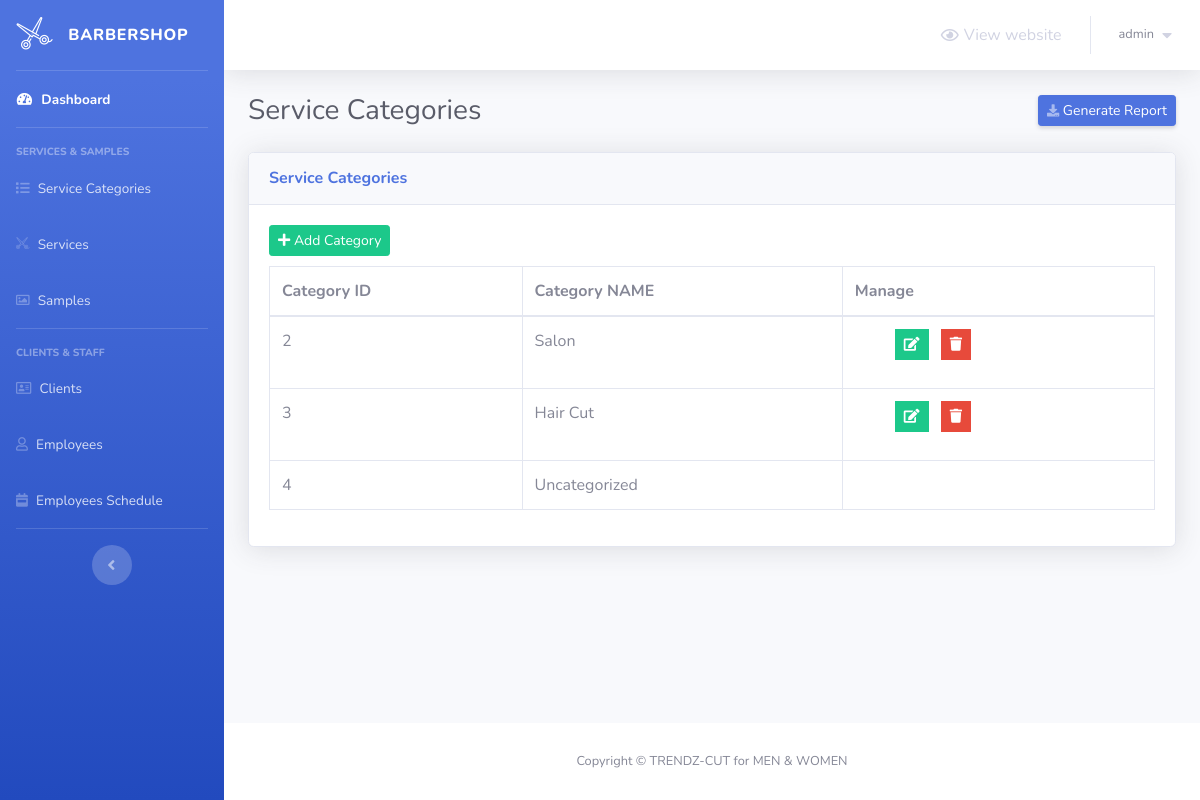
Before: /barber-admin/service-categories.php (signed in) with the older database file.
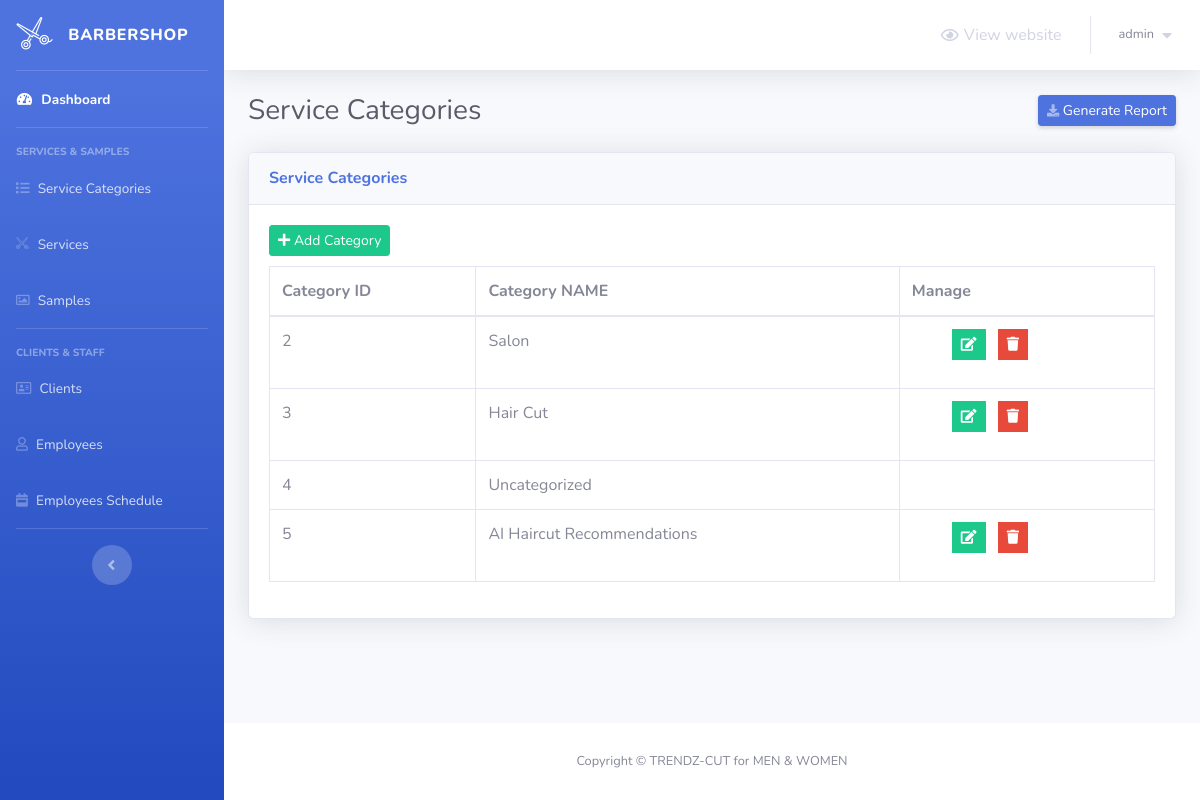
After: the same page with the newer database file.
### tables this page shows
CREATE TABLE `service_categories` (
  `category_id` int(2) NOT NULL,
  `category_name` varchar(50) NOT NULL
);

### barber-admin/service-categories.php (the view, shortened to what this page needs)
<?php
    include 'connect.php';
    include 'Includes/templates/header.php';
    if(isset($_SESSION['username_barbershop_Xw211qAAsq4']) && isset($_SESSION['password_barbershop_Xw211qAAsq4']))
    {
?>
        <div class="container-fluid">
            <div class="d-sm-flex align-items-center justify-content-between mb-4">
                <h1 class="h3 mb-0 text-gray-800">Service Categories</h1>
                <a href="#" class="d-none d-sm-inline-block btn btn-sm btn-primary shadow-sm">
                    <i class="fas fa-download fa-sm text-white-50"></i>
                    Generate Report
                </a>
            </div>
            <?php
                $stmt = $con->prepare("SELECT * FROM service_categories");
                $stmt->execute();
                $rows_categories = $stmt->fetchAll();
            ?>
            <div class="card shadow mb-4">
                <div class="card-header py-3">
                    <h6 class="m-0 font-weight-bold text-primary">Service Categories</h6>
                </div>
                <div class="card-body">
                    <button class="btn btn-success btn-sm" style="margin-bottom: 10px;" type="button" data-toggle="modal" data-target="#add_new_category" data-placement="top">
                        <i class="fa fa-plus"></i>
                        Add Category
                    </button>
                    <div class="table-responsive">
                        <table class="table table-bordered" id="dataTable" width="100%" cellspacing="0">
                            <thead>
                                <tr>
                                    <th>Category ID</th>
                                    <th>Category NAME</th>
                                    <th>Manage</th>
                                </tr>
                            </thead>
                            <tbody>
                                <?php
                                foreach($rows_categories as $category)
                                {
                                    echo "<tr>";
                                        echo "<td>";
                                            echo $category['category_id'];
                                        echo "</td>";
                                        echo "<td>";
                                            echo $category['category_name'];
                                        echo "</td>";
                                        echo "<td>";
                                            if(strtolower($category["category_name"]) != "uncategorized")
                                            {
                                                $delete_data = "delete_".$category["category_id"];
                                                $edit_data = "edit_".$category["category_id"];
                                            ?>
                                            <ul>
                                                <li class="list-inline-item" data-toggle="tooltip" title="Edit">
                                                    <button class="btn btn-success btn-sm rounded-0" type="button" data-toggle="modal" data-target="#<?php echo $edit_data; ?>" data-placement="top"><i class="fa fa-edit"></i></button>
                                                </li>
                                                <li class="list-inline-item" data-toggle="tooltip" title="Delete">
                                                    <button class="btn btn-danger btn-sm rounded-0" type="button" data-toggle="modal" data-target="#<?php echo $delete_data; ?>" data-placement="top"><i class="fa fa-trash"></i></button>
                                                </li>
                                            </ul>
                                            <?php
                                            }
                                        echo "</td>";
                                    echo "</tr>";
                                }
                            ?>
                            </tbody>
                        </table>
                    </div>
                </div>
            </div>
        </div>
<?php
        include 'Includes/templates/footer.php';
    }
    else
    {
        header('Location: login.php');
        exit();
    }
?>

Changed rows visible on the page:
added service_categories: category_id "5", category_name "AI Haircut Recommendations"
